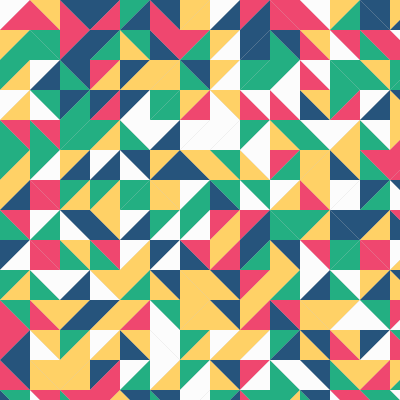
Frame 1 (no input)
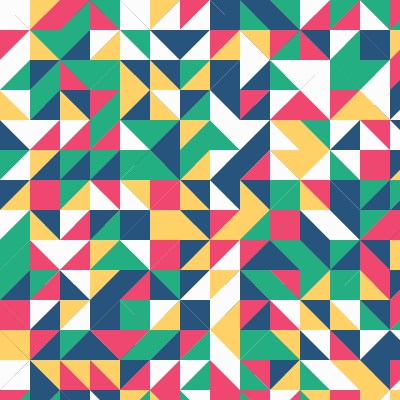
Frame 2 (the mouse pressed at the canvas centre, redrawn once)

The Processing sketch that drew these frames (run headless with seeded random() and noise(); the mouse was pressed at the canvas centre and the sketch redrawn once):

// Processing sketch: sketch_190501a
// ── sketch_190501a.pde
color FG = #111111;
color BG = #f1f1f1;
float tileSize = 30;
float posX = 0;

//Random Color select

//color[] PALLATE = {#1be7ff, #f8333c, #8f2d56, #6eeb83, #e4ff1a};
//color[] PALLATE = {#333232, #4c5454, #f3a712, #db2b39, #447604};
//color[] PALLATE = {#30bced, #d16014, #e3e4db, #23395b, #050401};
color[] PALLATE = {#26547c, #ef476f, #ffd166, #23af82, #fcfcfc};
//color[] PALLATE = {#a0006b, #ffb533, #f95c41, #9ec630, #ff959b};
float randCol = random(0, PALLATE.length);

void setup(){
  size (400, 400);
  stroke(#ffffff);
  noLoop();
  //background(PALLATE[int(randCol)]);
};
void mousePressed() {
}
void draw(){
  noFill();
  //background(PALLATE[int(randCol)]);
  for(int y =0; y<height; y += tileSize){
    for(int x =0; x<=width+1; x += tileSize){
      //ellipse(x+tileSize/2, y+tileSize/2, tileSize, tileSize);
    }
  }  
  for(int y =0; y<height; y += tileSize){
    for(int x =0; x<width; x += tileSize){
      color c = 0x00000000;
      //stroke(0);
      noStroke();
      if (random(0, 1) > 0.5) {
      //fill(#26547c);
      float randCol = random(0, PALLATE.length);
      fill(PALLATE[int(randCol)]);
      triangle(x, y, x, y+tileSize, x+tileSize, y+tileSize);
      //fill( #ef476f);
      //fill(#26547c);
      float randCol2 = random(0, PALLATE.length);
      fill(PALLATE[int(randCol2)]);
        triangle(x, y, x+tileSize, y, x+tileSize, y+tileSize);
      } else {
        //fill(#23af82);
              //fill(#26547c);
      float randCol3 = random(0, PALLATE.length);
      fill(PALLATE[int(randCol3)]);
        triangle( x, y, x+tileSize, y,x, y+tileSize);
        //fill(#ffd166);
              //fill(#26547c);
      float randCol4 = random(0, PALLATE.length);
      fill(PALLATE[int(randCol4)]);
        triangle(x+tileSize, y, x+tileSize, y+tileSize, x, y+tileSize);
      }
}
  }
  save("screen-####.jpg");
}
